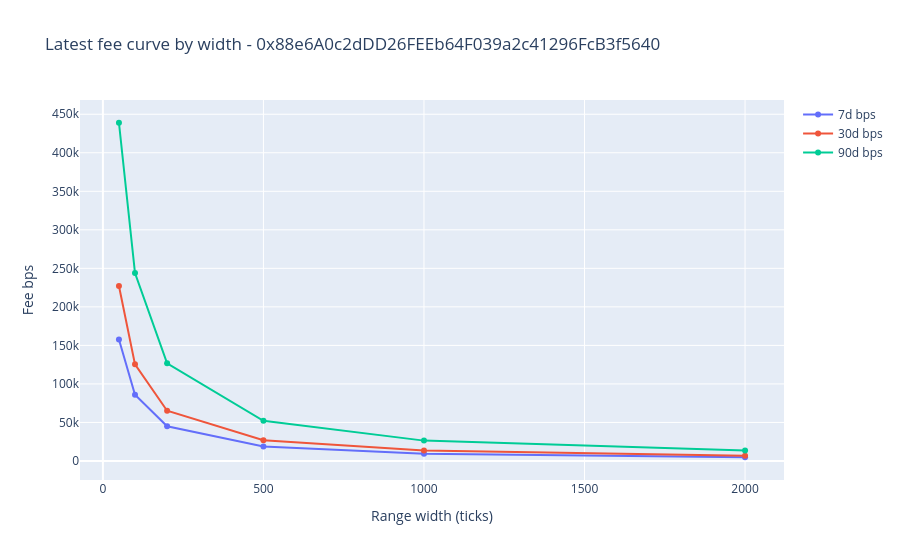

Notebook source saved alongside this figure:
### Code cell
if plot_guard() and not fee_curve_latest.empty:
    fig = go.Figure()
    fig.add_trace(go.Scatter(x=fee_curve_latest['range_width_ticks'], y=fee_curve_latest['fee_bps_7d'], mode='lines+markers', name='7d bps'))
    fig.add_trace(go.Scatter(x=fee_curve_latest['range_width_ticks'], y=fee_curve_latest['fee_bps_30d'], mode='lines+markers', name='30d bps'))
    fig.add_trace(go.Scatter(x=fee_curve_latest['range_width_ticks'], y=fee_curve_latest['fee_bps_90d'], mode='lines+markers', name='90d bps'))
    fig.update_layout(title=f'Latest fee curve by width - {POOL}', xaxis_title='Range width (ticks)', yaxis_title='Fee bps')
    fig.show()

### Figure 1 — Plotly figure (JSON) as saved in the notebook; plotly's stock layout.template omitted (floating-point values rounded to 4 significant figures)
{"data": [{"mode": "lines+markers", "name": "7d bps", "type": "scatter", "x": [50, 100, 200, 500, 1000, 2000], "y": [157600.0, 86010.0, 45110.0, 18640.0, 9473.0, 4820.0]}, {"mode": "lines+markers", "name": "30d bps", "type": "scatter", "x": [50, 100, 200, 500, 1000, 2000], "y": [227100.0, 125400.0, 65200.0, 26810.0, 13600.0, 6913.0]}, {"mode": "lines+markers", "name": "90d bps", "type": "scatter", "x": [50, 100, 200, 500, 1000, 2000], "y": [439000.0, 243900.0, 126700.0, 52070.0, 26400.0, 13420.0]}], "layout": {"title": {"text": "Latest fee curve by width - 0x88e6A0c2dDD26FEEb64F039a2c41296FcB3f5640"}, "xaxis": {"title": {"text": "Range width (ticks)"}}, "yaxis": {"title": {"text": "Fee bps"}}}}
